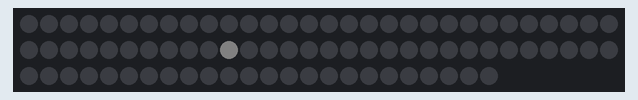
The sketch below on a simulated Arduino Uno, built with avr-gcc and run on an emulated ATmega328P. Shown: 84 RGB LEDs in strip order, left to right, continuing on the next row. Dim RGB values are drawn brighter than linear.

Above: at 0.1 s.
At 1.6 s:
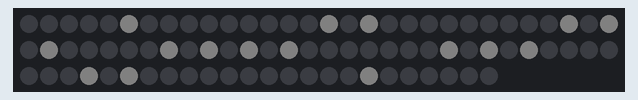
At 2.1 s:
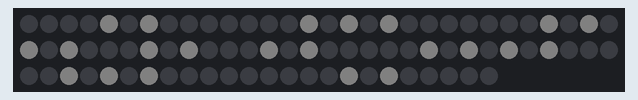
At 2.6 s:
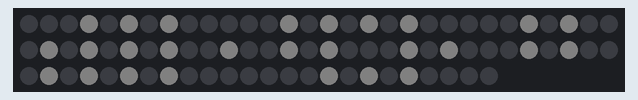

The sketch:

Facemask_diamond_sketch.ino
```cpp
#include <FastLED.h>

#define NUM_LEDS 84
#define LED_PIN 7

CRGB led[NUM_LEDS];

void setup()
{
  FastLED.addLeds<NEOPIXEL, LED_PIN>(led, NUM_LEDS);
  FastLED.show();
  FastLED.setBrightness(5);
}

void loop()
{
    //center
    led[40] = CRGB (255, 255, 255);
    FastLED.show();
    delay(500);
    FastLED.clear();

    //1st layer
    led[29] = CRGB (255, 255, 255);
    led[39] = CRGB (255, 255, 255);
    led[41] = CRGB (255, 255, 255);
    led[53] = CRGB (255, 255, 255);
    FastLED.show();
    delay(500);
    FastLED.clear();

    //2nd layer
    led[16] = CRGB (255, 255, 255);
    led[28] = CRGB (255, 255, 255);
    led[30] = CRGB (255, 255, 255);
    led[38] = CRGB (255, 255, 255);
    led[42] = CRGB (255, 255, 255);
    led[52] = CRGB (255, 255, 255);
    led[54] = CRGB (255, 255, 255);
    led[64] = CRGB (255, 255, 255);
        //show center as well
        led[40] = CRGB (255, 255, 255);
    FastLED.show();
    delay(500);
    FastLED.clear();

    //3rd layer
    led[5] = CRGB (255, 255, 255);
    led[15] = CRGB (255, 255, 255);
    led[17] = CRGB (255, 255, 255);
    led[27] = CRGB (255, 255, 255);
    led[31] = CRGB (255, 255, 255);
    led[37] = CRGB (255, 255, 255);
    led[43] = CRGB (255, 255, 255);
    led[51] = CRGB (255, 255, 255);
    led[55] = CRGB (255, 255, 255);
    led[63] = CRGB (255, 255, 255);
    led[65] = CRGB (255, 255, 255);
    led[77] = CRGB (255, 255, 255);
        //show 1st layer as well
        led[29] = CRGB (255, 255, 255);
        led[39] = CRGB (255, 255, 255);
        led[41] = CRGB (255, 255, 255);
        led[53] = CRGB (255, 255, 255);

    FastLED.show();
    delay(500);
    FastLED.clear();

    //4th layer
    led[4] = CRGB (255, 255, 255);
    led[6] = CRGB (255, 255, 255);
    led[14] = CRGB (255, 255, 255);
    led[18] = CRGB (255, 255, 255);
    led[26] = CRGB (255, 255, 255);
    led[32] = CRGB (255, 255, 255);
    led[36] = CRGB (255, 255, 255);
    led[44] = CRGB (255, 255, 255);
    led[50] = CRGB (255, 255, 255);
    led[56] = CRGB (255, 255, 255);
    led[62] = CRGB (255, 255, 255);
    led[66] = CRGB (255, 255, 255);
    led[76] = CRGB (255, 255, 255);
    led[78] = CRGB (255, 255, 255);
        //show 2nd layer as well
        led[16] = CRGB (255, 255, 255);
        led[28] = CRGB (255, 255, 255);
        led[30] = CRGB (255, 255, 255);
        led[38] = CRGB (255, 255, 255);
        led[42] = CRGB (255, 255, 255);
        led[52] = CRGB (255, 255, 255);
        led[54] = CRGB (255, 255, 255);
        led[64] = CRGB (255, 255, 255);
    FastLED.show();
    delay(500);
    FastLED.clear();

   //5th layer
   led[3] = CRGB (255, 255, 255);
   led[7] = CRGB (255, 255, 255);
   led[13] = CRGB (255, 255, 255);
   led[19] = CRGB (255, 255, 255);
   led[25] = CRGB (255, 255, 255);
   led[33] = CRGB (255, 255, 255);
   led[35] = CRGB (255, 255, 255);
   led[45] = CRGB (255, 255, 255);
   led[49] = CRGB (255, 255, 255);
   led[57] = CRGB (255, 255, 255);
   led[61] = CRGB (255, 255, 255);
   led[67] = CRGB (255, 255, 255);
   led[75] = CRGB (255, 255, 255);
   led[79] = CRGB (255, 255, 255);
      //show 3rd layer as well
      led[5] = CRGB (255, 255, 255);
      led[15] = CRGB (255, 255, 255);
      led[17] = CRGB (255, 255, 255);
      led[27] = CRGB (255, 255, 255);
      led[31] = CRGB (255, 255, 255);
      led[37] = CRGB (255, 255, 255);
      led[43] = CRGB (255, 255, 255);
      led[51] = CRGB (255, 255, 255);
      led[55] = CRGB (255, 255, 255);
      led[63] = CRGB (255, 255, 255);
      led[65] = CRGB (255, 255, 255);
      led[77] = CRGB (255, 255, 255);
          //show center as well
          led[40] = CRGB (255, 255, 255);
  FastLED.show();
  delay(500);
  FastLED.clear();

}
```

Measured:
- by itself, everything shown: repeats every 3.0 s, in 6 steps
- what the display in image 1 shows lasts 0.5 s, from 1.5 s to 2.0 s
